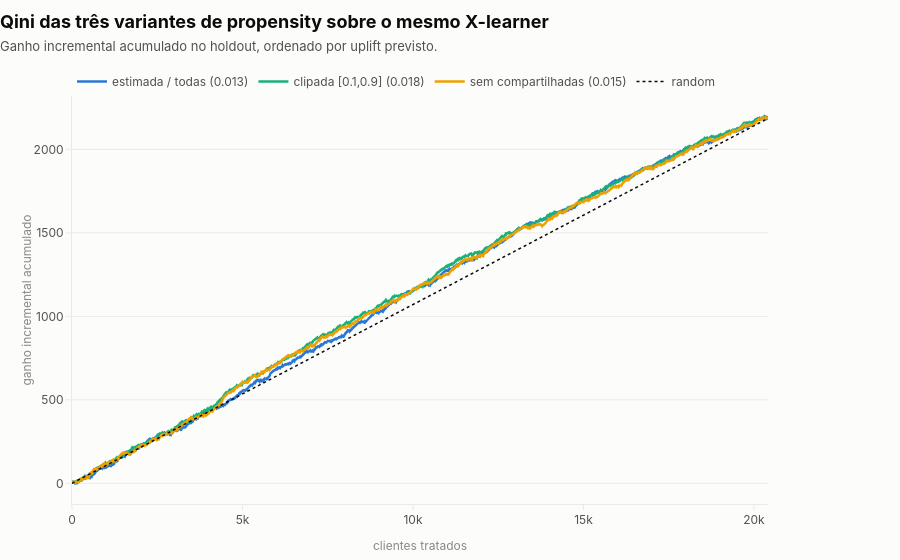

Notebook cell for this chart:
### Code cell
import plotly.graph_objects as go
pal = viz.palette("light")

curva_red = uplift_eval.qini_curve_points(holdout_df["converted"], uplift_reduced, holdout_df["treatment"])

fig = viz.figure(
    title="Qini das três variantes de propensity sobre o mesmo X-learner",
    subtitle="Ganho incremental acumulado no holdout, ordenado por uplift previsto.",
)
series = [
    (curva_base, f"estimada / todas ({qini_base:.3f})", pal[0]),
    (curva_clip, f"clipada [0.1,0.9] ({qini_clip:.3f})", pal[1]),
    (curva_red,  f"sem compartilhadas ({qini_reduced:.3f})", pal[2]),
]
for curva, nome, cor in series:
    fig.add_trace(go.Scatter(x=curva["n_treated"], y=curva["gain"], mode="lines",
                             name=nome, line=dict(color=cor, width=2.5)))
fig.add_trace(go.Scatter(
    x=[curva_base["n_treated"].iloc[0], curva_base["n_treated"].iloc[-1]],
    y=[curva_base["gain"].iloc[0], curva_base["gain"].iloc[-1]],
    mode="lines", name="random", line=dict(color=viz.ink("light")[0], width=1.5, dash="dot")))
fig.update_layout(xaxis_title="clientes tratados", yaxis_title="ganho incremental acumulado")
fig

### Figure 1 — Plotly figure (JSON) as saved in the notebook; plotly's stock layout.template omitted (floating-point values rounded to 4 significant figures; data arrays with more than 128 entries replaced by an {"elided": "..."} marker saying what was removed)
{"data": [{"line": {"color": "#2a78d6", "width": 2.5}, "mode": "lines", "name": "estimada / todas (0.013)", "type": "scatter", "x": {"elided": "20402 int values"}, "y": {"elided": "20402 float values"}}, {"line": {"color": "#1baf7a", "width": 2.5}, "mode": "lines", "name": "clipada [0.1,0.9] (0.018)", "type": "scatter", "x": {"elided": "20413 int values"}, "y": {"elided": "20413 float values"}}, {"line": {"color": "#eda100", "width": 2.5}, "mode": "lines", "name": "sem compartilhadas (0.015)", "type": "scatter", "x": {"elided": "20411 int values"}, "y": {"elided": "20411 float values"}}, {"line": {"color": "#0b0b0b", "dash": "dot", "width": 1.5}, "mode": "lines", "name": "random", "type": "scatter", "x": [0, 20412], "y": [0.0, 2186.0]}], "layout": {"title": {"text": "<b>Qini das três variantes de propensity sobre o mesmo X-learner</b><br><span style='font-size:13px;color:#52514e'>Ganho incremental acumulado no holdout, ordenado por uplift previsto.</span>"}, "xaxis": {"title": {"text": "clientes tratados"}}, "yaxis": {"title": {"text": "ganho incremental acumulado"}}}}
